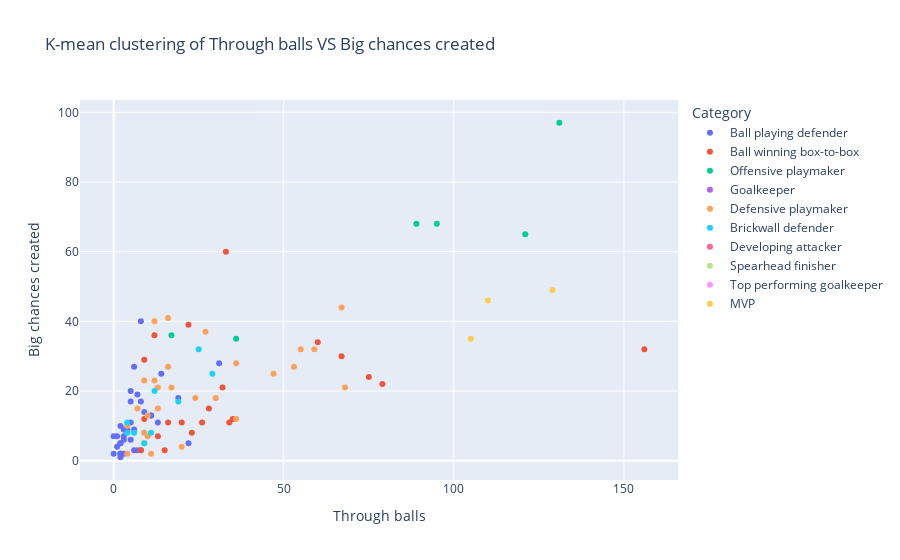

Notebook code for this chart:
### Code cell
fig = px.scatter(df,x='Through balls',y='Big chances created',color='Category', hover_name='Name', title="K-mean clustering of Through balls VS Big chances created")
fig.update_traces(textposition='bottom left')
fig.show()

### Figure 1 — Plotly figure (JSON) as saved in the notebook; plotly's stock layout.template omitted (floating-point values rounded to 4 significant figures)
{"data": [{"hovertemplate": "<b>%{hovertext}</b><br><br>Category=Ball playing defender<br>Through balls=%{x}<br>Big chances created=%{y}<extra></extra>", "hovertext": ["Héctor Bellerín", "Calum Chambers", "Neil Taylor", "Ahmed El Mohamady", "Lewis Dunk", "Matthew Lowton", "James Tarkowski", "Ben Mee", "Erik Pieters", "Marcos Alonso", "Kurt Zouma", "Joel Ward", "Patrick van Aanholt", "Mamadou Sakho", "Martin Kelly", "Michael Keane", "Wes Morgan", "Christian Fuchs", "Virgil van Dijk", "Andrew Robertson", "Nathan Aké", "John Stones", "Nicolás Otamendi", "Phil Jones", "Harry Maguire", "Chris Smalling", "Luke Shaw", "Ciaran Clark", "Paul Dummett", "Jamaal Lascelles", "Federico Fernández", "DeAndre Yedlin", "Toby Alderweireld", "Ben Davies", "Kieran Gibbs", "Aaron Cresswell", "Angelo Ogbonna"], "legendgroup": "Ball playing defender", "marker": {"color": "#636efa", "symbol": "circle"}, "mode": "markers", "name": "Ball playing defender", "orientation": "v", "showlegend": true, "textposition": "bottom left", "type": "scatter", "x": [31, 4, 5, 7, 6, 19, 0, 1, 5, 8, 0, 3, 14, 2, 2, 3, 2, 5, 11, 8, 3, 2, 8, 13, 6, 7, 9, 2, 1, 2, 2, 3, 22, 5, 11, 6, 3], "xaxis": "x", "y": [28, 9, 6, 19, 3, 18, 7, 7, 17, 17, 2, 9, 25, 2, 2, 7, 1, 11, 13, 40, 9, 5, 3, 11, 9, 3, 14, 10, 4, 2, 5, 6, 5, 20, 13, 27, 2], "yaxis": "y"}, {"hovertemplate": "<b>%{hovertext}</b><br><br>Category=Ball winning box-to-box<br>Through balls=%{x}<br>Big chances created=%{y}<extra></extra>", "hovertext": ["David Luiz", "Granit Xhaka", "Jack Cork", "Ashley Westwood", "N'Golo Kanté", "Cheikhou Kouyaté", "James McArthur", "James McCarthy", "Séamus Coleman", "Fabian Delph", "Marc Albrighton", "Wilfred Ndidi", "Fernandinho", "Nemanja Matic", "Jonjo Shelvey", "Ryan Bertrand", "Oriol Romeu", "Eric Dier", "Moussa Sissoko", "Jake Livermore", "Jack Wilshere"], "legendgroup": "Ball winning box-to-box", "marker": {"color": "#EF553B", "symbol": "circle"}, "mode": "markers", "name": "Ball winning box-to-box", "orientation": "v", "showlegend": true, "textposition": "bottom left", "type": "scatter", "x": [79, 35, 34, 22, 28, 8, 32, 23, 12, 13, 33, 15, 75, 26, 67, 9, 9, 16, 60, 20, 156], "xaxis": "x", "y": [22, 12, 11, 39, 15, 3, 21, 8, 36, 7, 60, 3, 24, 11, 30, 29, 12, 11, 34, 11, 32], "yaxis": "y"}, {"hovertemplate": "<b>%{hovertext}</b><br><br>Category=Offensive playmaker<br>Through balls=%{x}<br>Big chances created=%{y}<extra></extra>", "hovertext": ["Mesut Özil", "Willian", "Gylfi Sigurdsson", "Kevin De Bruyne", "Riyad Mahrez", "Juan Mata", "James Ward-Prowse", "Robert Snodgrass"], "legendgroup": "Offensive playmaker", "marker": {"color": "#00cc96", "symbol": "circle"}, "mode": "markers", "name": "Offensive playmaker", "orientation": "v", "showlegend": true, "textposition": "bottom left", "type": "scatter", "x": [121, null, 95, 131, null, 89, 17, 36], "xaxis": "x", "y": [65, 51, 68, 97, 80, 68, 36, 35], "yaxis": "y"}, {"hovertemplate": "<b>%{hovertext}</b><br><br>Category=Goalkeeper<br>Through balls=%{x}<br>Big chances created=%{y}<extra></extra>", "hovertext": ["Tom Heaton", "Mat Ryan", "Jordan Pickford", "Adrián", "Ederson", "Scott Carson", "Fraser Forster", "John Ruddy"], "legendgroup": "Goalkeeper", "marker": {"color": "#ab63fa", "symbol": "circle"}, "mode": "markers", "name": "Goalkeeper", "orientation": "v", "showlegend": true, "textposition": "bottom left", "type": "scatter", "x": [null, null, null, null, null, null, null, null], "xaxis": "x", "y": [null, null, null, null, null, null, null, null], "yaxis": "y"}, {"hovertemplate": "<b>%{hovertext}</b><br><br>Category=Defensive playmaker<br>Through balls=%{x}<br>Big chances created=%{y}<extra></extra>", "hovertext": ["Adam Lallana", "Robbie Brady", "Ross Barkley", "Luka Milivojevic", "Andros Townsend", "Jeffrey Schlupp", "Tom Davies", "Abdoulaye Doucouré", "Demarai Gray", "Georginio Wijnaldum", "Alex Oxlade-Chamberlain", "Xherdan Shaqiri", "Ilkay Gündogan", "Bernardo Silva", "Paul Pogba", "Jesse Lingard", "Matt Ritchie", "Jeff Hendrick", "Ryan Fraser", "Jack Rodwell", "Nathan Redmond", "Erik Lamela", "Dele Alli", "Pierre-Emile Højbjerg", "Matt Phillips", "Manuel Lanzini", "Declan Rice", "Michail Antonio"], "legendgroup": "Defensive playmaker", "marker": {"color": "#FFA15A", "symbol": "circle"}, "mode": "markers", "name": "Defensive playmaker", "orientation": "v", "showlegend": true, "textposition": "bottom left", "type": "scatter", "x": [47, 12, 59, 9, 12, 4, 9, 7, 10, 13, 53, 55, 36, 13, 68, 30, 16, 10, 16, 11, 27, 36, 67, 20, 9, 24, 4, 17], "xaxis": "x", "y": [25, 23, 32, 8, 40, 10, 5, 15, 13, 15, 27, 32, 12, 21, 21, 18, 27, 7, 41, 2, 37, 28, 44, 4, 23, 18, 2, 21], "yaxis": "y"}, {"hovertemplate": "<b>%{hovertext}</b><br><br>Category=Brickwall defender<br>Through balls=%{x}<br>Big chances created=%{y}<extra></extra>", "hovertext": ["Phil Bardsley", "César Azpilicueta", "James Tomkins", "Scott Dann", "Gary Cahill", "Jonny Evans", "Kyle Walker", "Phil Jagielka", "Branislav Ivanovic"], "legendgroup": "Brickwall defender", "marker": {"color": "#19d3f3", "symbol": "circle"}, "mode": "markers", "name": "Brickwall defender", "orientation": "v", "showlegend": true, "textposition": "bottom left", "type": "scatter", "x": [19, 25, 4, 4, 6, 9, 29, 11, 12], "xaxis": "x", "y": [17, 32, 8, 11, 8, 5, 25, 8, 20], "yaxis": "y"}, {"hovertemplate": "<b>%{hovertext}</b><br><br>Category=Developing attacker<br>Through balls=%{x}<br>Big chances created=%{y}<extra></extra>", "hovertext": ["Chris Wood", "Ashley Barnes", "Jay Rodriguez", "Jordan Ayew", "Wilfried Zaha", "Connor Wickham", "Yannick Bolasie", "Richarlison", "Dominic Calvert-Lewin", "Alex Iwobi", "Kelechi Iheanacho", "Ayoze Pérez", "Gabriel Jesus", "Anthony Martial", "Marcus Rashford", "Dwight Gayle", "Callum Wilson", "Danny Ings", "Son Heung-Min", "Gareth Bale", "Charlie Austin", "Adama Traoré"], "legendgroup": "Developing attacker", "marker": {"color": "#FF6692", "symbol": "circle"}, "mode": "markers", "name": "Developing attacker", "orientation": "v", "showlegend": true, "textposition": "bottom left", "type": "scatter", "x": [null, null, null, null, null, null, null, null, null, null, null, null, null, null, null, null, null, null, null, null, null, null], "xaxis": "x", "y": [8, 11, 14, 12, 36, 5, 25, 22, 9, 23, 15, 26, 16, 35, 27, 6, 21, 14, 32, 32, 7, 13], "yaxis": "y"}, {"hovertemplate": "<b>%{hovertext}</b><br><br>Category=Spearhead finisher<br>Through balls=%{x}<br>Big chances created=%{y}<extra></extra>", "hovertext": ["Olivier Giroud", "Christian Benteke", "Theo Walcott", "Jamie Vardy", "Roberto Firmino", "Sadio Mané", "Mohamed Salah", "Raheem Sterling", "Sergio Agüero", "Andy Carroll", "Shane Long", "Harry Kane"], "legendgroup": "Spearhead finisher", "marker": {"color": "#B6E880", "symbol": "circle"}, "mode": "markers", "name": "Spearhead finisher", "orientation": "v", "showlegend": true, "textposition": "bottom left", "type": "scatter", "x": [null, null, null, null, null, null, null, null, null, null, null, null], "xaxis": "x", "y": [40, 31, 61, 50, 50, 43, 41, 61, 59, 28, 25, 38], "yaxis": "y"}, {"hovertemplate": "<b>%{hovertext}</b><br><br>Category=Top performing goalkeeper<br>Through balls=%{x}<br>Big chances created=%{y}<extra></extra>", "hovertext": ["Wayne Hennessey", "Kasper Schmeichel", "David de Gea", "Hugo Lloris", "Joe Hart", "Lukasz Fabianski"], "legendgroup": "Top performing goalkeeper", "marker": {"color": "#FF97FF", "symbol": "circle"}, "mode": "markers", "name": "Top performing goalkeeper", "orientation": "v", "showlegend": true, "textposition": "bottom left", "type": "scatter", "x": [null, null, null, null, null, null], "xaxis": "x", "y": [null, null, null, null, null, null], "yaxis": "y"}, {"hovertemplate": "<b>%{hovertext}</b><br><br>Category=MVP<br>Through balls=%{x}<br>Big chances created=%{y}<extra></extra>", "hovertext": ["James Milner", "Jordan Henderson", "Mark Noble"], "legendgroup": "MVP", "marker": {"color": "#FECB52", "symbol": "circle"}, "mode": "markers", "name": "MVP", "orientation": "v", "showlegend": true, "textposition": "bottom left", "type": "scatter", "x": [110, 129, 105], "xaxis": "x", "y": [46, 49, 35], "yaxis": "y"}], "layout": {"legend": {"title": {"text": "Category"}, "tracegroupgap": 0}, "title": {"text": "K-mean clustering of Through balls VS Big chances created"}, "xaxis": {"anchor": "y", "domain": [0, 1], "title": {"text": "Through balls"}}, "yaxis": {"anchor": "x", "domain": [0, 1], "title": {"text": "Big chances created"}}}}
